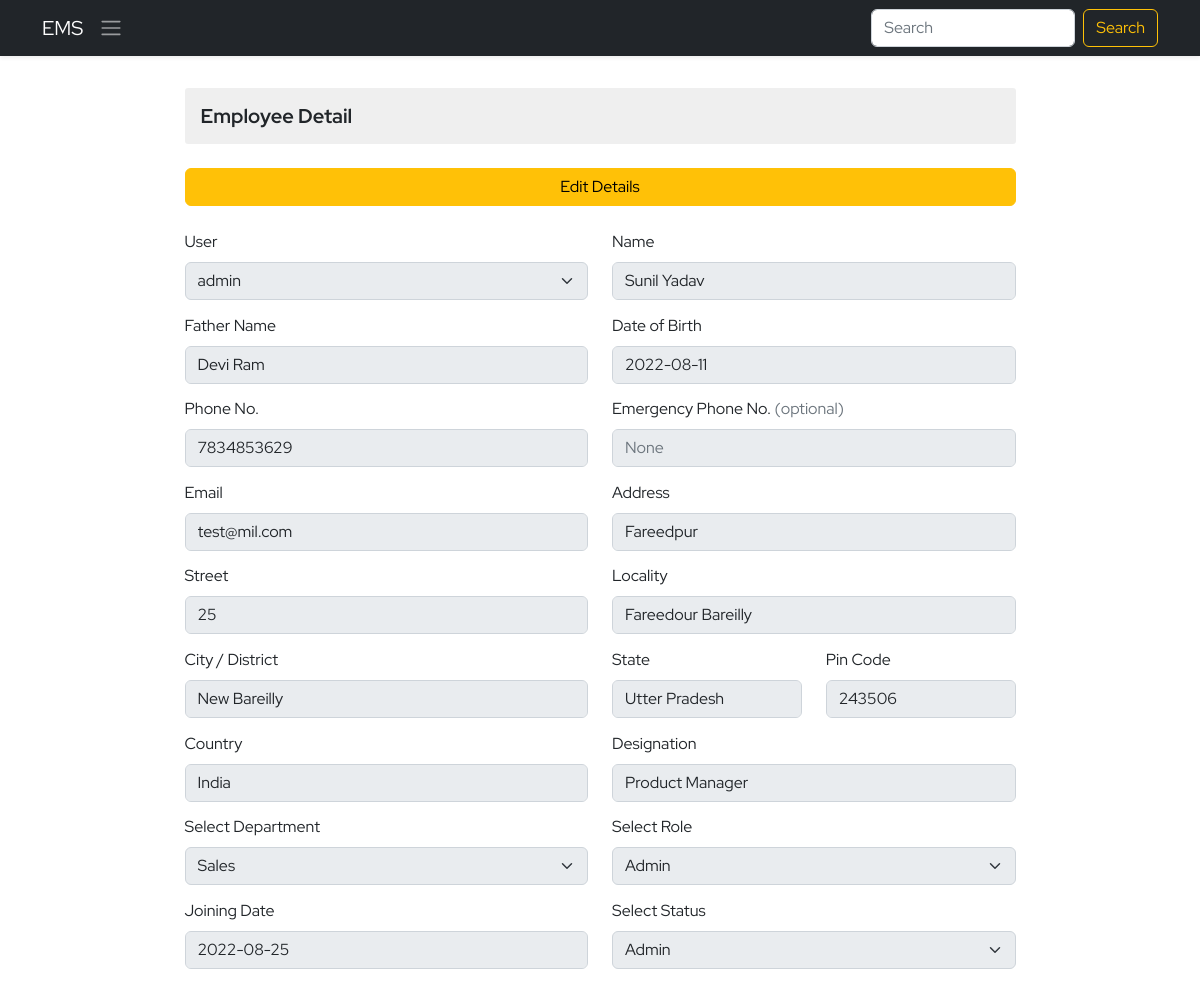
/ems/employee-detail/1/, run on the app's committed database.
### ems/models.py (models this page shows, shortened)
class Employee(models.Model):
    empid=models.AutoField(primary_key=True)
    user=models.OneToOneField(User,on_delete=models.CASCADE)
    name=models.CharField(max_length=50)
    father_name=models.CharField(max_length=50)
    dob=models.DateField()
    email=models.EmailField(max_length=100)
    mobile_no=models.IntegerField()
    emergency_mobile_no=models.IntegerField(null=True,blank=True)
    address=models.OneToOneField(Address, on_delete=models.CASCADE,blank=True, null=True,)
    designation=models.CharField(max_length=70)
    role=models.ForeignKey(Role, on_delete=models.SET_NULL,blank=True, null=True,)
    department=models.ForeignKey(Department, on_delete=models.SET_NULL,blank=True, null=True,)
    joining_date=models.DateField()
    status=models.CharField(max_length=15)

class Address(models.Model):
    user=models.OneToOneField(User,on_delete=models.CASCADE, blank=True,null=True)
    address=models.CharField(max_length=150)
    street=models.CharField(max_length=70)
    locality=models.CharField(max_length=70)
    city=models.CharField(max_length=50)
    state=models.CharField(max_length=50)
    pincode=models.FloatField(max_length=50)
    country=models.CharField(max_length=50, default='India')

### ems/views.py (the view, shortened to what this page needs)
# urls.py: path('employee-detail/<empid>/',employeeDetail,name='employee-detail'),
def employeeDetail(request, empid):
    context = {}
    try:
        employee_obj = Employee.objects.get(empid=empid)
        user_obj = User.objects.get(username=employee_obj.user)
        department_obj = Department.objects.all()
        role_obj = Role.objects.all()
        context['departments'] = department_obj
        context['roles'] = role_obj
        context['employee_obj'] = employee_obj
        addres_obj = Address.objects.get(user=user_obj)
        context['address_obj'] = addres_obj
    except Exception as e:
        print('Employee Detail Exception : ', e)
    return render(request, 'ems/employee_detail.html', context)

### ems/models.py (called while the page is built)
    def __str__(self):
        return self.name

    def __str__(self):
        return self.name

### ems/templates/ems/employee_detail.html (shortened to what this page needs)
{% extends './base.html' %}
{% block body %}
<div class="container py-4">
    <div class="row d-felx justify-content-center align-items-center">
        <div class="col-9">
            <h3 class="employee-title my-2">Employee Detail</h3>
            <div class="d-grid my-4">
                <button class="btn btn-warning" onclick="edit()">Edit Details</button>
            </div>
            <form action="" method="post" class="mt-4 add-employee">
                <div class="row gy-1">
                    <div class="mb-3 col-12 col-sm-6">
                        <label for="select-user" class="form-label">User </label>
                        <select readonly class="form-select employee_detail" aria-label="Default select example"
                            id="select-user" required name="select-user">
                            <option value="{{employee_obj.user}}" selected>{{employee_obj.user}}</option>
                        </select>
                    </div>
                    <div class="mb-3 col-12 col-sm-6">
                        <label for="fname" class="form-label">Name</label>
                        <input type="text" class="form-control employee_detail" id="fname" name="employee-name" required
                            value="{{employee_obj.name}}">
                    </div>
                    <div class="mb-3 col-12 col-sm-6">
                        <label for="father-name" class="form-label">Father Name</label>
                        <input type="text" class="form-control employee_detail" id="father-name" name="father-name"
                            required value="{{employee_obj.father_name}}" readonly>
                    </div>
                    <div class="mb-3 col-12 col-sm-6">
                        <label for="dob" class="form-label">Date of Birth</label>
                        <input type="text" class="form-control employee_detail"
                            value="{{employee_obj.dob | date:'Y-m-d'}}" id="dob" name="employee-dob" required>
                    </div>
                    <div class="mb-3 col-12 col-sm-6">
                        <label for="email" class="form-label">Phone No.</label>
                        <input type="number" class="form-control employee_detail" id="email"
                            value="{{employee_obj.mobile_no}}" name="phone-number" required>
                    </div>
                    <div class="mb-3 col-6">
                        <label for="ephone" class="form-label">Emergency Phone No. <span class="text-muted">(optional)</span> </label>
                        <input type="number" value="{{employee_obj.emergency_mobile_no}}" class="form-control employee_detail" id="ephone" placeholder="None"
                            name="ephone-number">
                    </div>
                    <div class="mb-3 col-12 col-sm-6">
                        <label for="email" class="form-label">Email</label>
                        <input type="email" class="form-control employee_detail" id="email"
                            value="{{employee_obj.email}}" name="email" required>
                    </div>
                    <div class="mb-3 col-12 col-sm-6">
                        <label for="address" class="form-label">Address</label>
                        <input type="text" class="form-control employee_detail" id="address"
                            value="{{address_obj.address}}" name="address" required>
                    </div>
                    <div class="mb-3 col-12 col-sm-6">
                        <label for="street" class="form-label">Street</label>
                        <input type="text" class="form-control employee_detail" id="street"
                            value="{{address_obj.street}}" name="street" required>
                    </div>
                    <div class="mb-3 col-12 col-sm-6">
                        <label for="locality" class="form-label">Locality</label>
                        <input type="text" class="form-control employee_detail" id="locality"
                            value="{{address_obj.locality}}" name="locality" required>
                    </div>
                    <div class="mb-3 col-12 col-sm-6">
                        <label for="city" class="form-label">City / District</label>
                        <input type="text" class="form-control employee_detail" id="city" value="{{address_obj.city}}"
                            name="city" required>
                    </div>
                    <div class="mb-3 col-6 col-sm-3">
                        <label for="state" class="form-label">State</label>
                        <input type="text" class="form-control employee_detail" id="state" value="{{address_obj.state}}"
                            name="state" required>
                    </div>
                    <div class="mb-3 col-6 col-sm-3">
                        <label for="pincode" class="form-label">Pin Code</label>
                        <input type="number" class="form-control employee_detail" id="pincode"
                            value="{{address_obj.pincode|floatformat:'0'}}" name="pincode" required>
                    </div>
                    <div class="mb-3 col-12 col-sm-6">
                        <label for="country" class="form-label">Country</label>
                        <input type="text" class="form-control employee_detail" id="country"
                            value="{{address_obj.country}}" name="country" required>
                    </div>
                    <div class="mb-3 col-12 col-sm-6">
                        <label for="designation" class="form-label">Designation</label>
                        <input type="text" class="form-control employee_detail" id="designation" required
                            value="{{employee_obj.designation}}" name="designation">
                    </div>
                    <div class="mb-3 col-12 col-sm-6">
                        <label for="select-department" class="form-label">Select Department</label>
                        <select class="form-select employee_detail" aria-label="Default select example"
                            id="select-department" name="select-department" required>
                            {% for department in departments %}
                            {% if department == employee_obj.department %}
                            <option value="{{employee_obj.department}}" selected>{{employee_obj.department}}</option>
                            {% else %}
                            <option value="{{department.name}}">{{department.name}}</option>
                            {% endif %}
                            {% endfor %}
                        </select>
                    </div>
                    <div class="mb-3 col-12 col-sm-6">
                        <label for="select-role" class="form-label">Select Role</label>
                        <select class="form-select employee_detail" aria-label="Default select example" id="select-role"
                            name="select-role" required>
                            {% for role in roles %}
                            {% if role == employee_obj.role %}
                            <option value="{{employee_obj.role}}" selected>{{employee_obj.role}}</option>
                            {% else %}
                                <option value="{{role.name}}">{{role.name}}</option>
                            {% endif %}
                            {% endfor %}
                        </select>
                    </div>
                    <div class="mb-3 col-12 col-sm-6">
                        <label for="joining-date" class="form-label">Joining Date</label>
                        <input type="text" class="form-control employee_detail" id="dob" name="joining-date" required
                            value="{{employee_obj.joining_date | date:'Y-m-d' }}">
                    </div>
                    <div class="mb-3 col-12 col-sm-6">
                        <label for="select-status" class="form-label">Select Status</label>
                        <select class="form-select employee_detail" aria-label="Default select example"
                            id="select-status" name="select-status" required>
                            {% if employee_obj.status == 'Working' %}
                            <option value="{{employee_obj.role}}" selected>{{employee_obj.status}}</option>
                            <option value="Not working">Not Working</option>
                            {% else %}
                            <option value="{{employee_obj.role}}" selected>{{employee_obj.status}}</option>
                            {% endif %}
                        </select>
                    </div>
            </form>
        </div>
    </div>
</div>
{% endblock body %}

### static/css/style.css (style rules this page uses)
* { margin: 0; padding: 0; box-sizing: border-box; }
:root { --body-font: 'Red Hat Display', sans-serif; --second-font: 'Kaushan Script', cursive; --biggest-font-size: 2rem; --bigger-font-size: 1.5rem; --big-font-size: 1.25rem; --h1-font-size: 1.5rem; --h2-font-size: 1.25rem; --h3-font-size: 1rem; --normal-font-size: .938rem; --small-font-size: .813rem; --smaller-font-size: .75rem; --font-bold: 700; --font-black: 900; }
@media screen and (min-width: 1024px) { :root { --biggest-font-size: 6rem; --bigger-font-size: 3.5rem; --big-font-size: 2.75rem; --h1-font-size: 2.25rem; --h2-font-size: 1.5rem; --h3-font-size: 1.25rem; --normal-font-size: 1rem; --small-font-size: .875rem; --smaller-font-size: .813rem; } }
* { box-sizing: border-box; padding: 0; margin: 0; }
html { scroll-behavior: smooth; }
body, button, label, select, input { font-family: var(--body-font); font-size: var(--normal-font-size); }
h1, h2, h3 { font-weight: var(--font-bold); }
.employee-title { font-size: var(--h3-font-size); background-color: #dadada70; padding: 1rem; border-radius: 3px; }
.add-employee div { margin-bottom: 0.6rem !important; }

### data on the page
Employee: select-user "admin", employee-name "Sunil Yadav", father-name "Devi Ram", employee-dob "2022-08-11", phone-number "7834853629", ephone-number "None", email "test@mil.com", designation "Product Manager", joining-date "2022-08-25", select-status "Admin"
Address: address "Fareedpur", street "25", locality "Fareedour Bareilly", city "New Bareilly", state "Utter Pradesh", pincode "243506", country "India"

### other printed values
form field select-department "Sales"
form field select-role "Admin"
